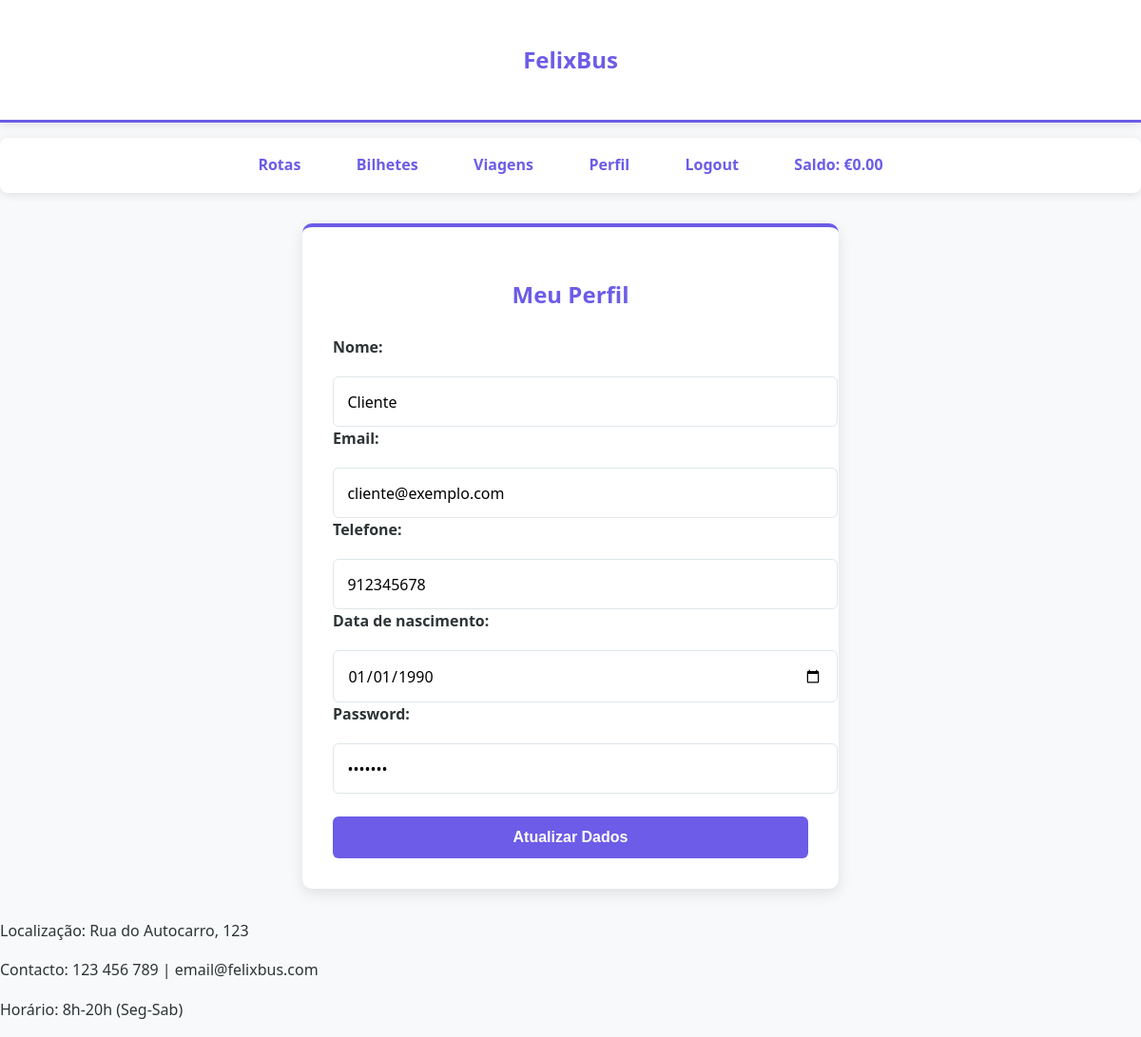
Screenshot of /paginas/perfil.php (signed in) with the database file from the repository.
### tables this page shows
CREATE TABLE utilizador (
	id_utilizador INT AUTO_INCREMENT PRIMARY KEY,
	nome VARCHAR(100) NOT NULL,
	data_nascimento DATE,
	email VARCHAR(100) UNIQUE NOT NULL,
	password VARCHAR(255) NOT NULL,
	telefone VARCHAR(20),
	tipo_utilizador ENUM('cliente', 'funcionario', 'administrador') NOT NULL,
	estado ENUM ('ativo', 'inativo', 'pendente') DEFAULT 'pendente' NOT NULL,
	data_registo DATETIME DEFAULT CURRENT_TIMESTAMP,
	ultima_atualiazacao DATETIME DEFAULT CURRENT_TIMESTAMP ON UPDATE CURRENT_TIMESTAMP
);

### paginas/config.php (called while the page is built, shortened)
<?php
$db_host = 'localhost';
$db_user = 'root';
$db_pass = '';
$db_name = 'felixbus_db';
$conn = new mysqli($db_host, $db_user, $db_pass, $db_name);
$isLoggedIn = isset($_SESSION['user_id']);
$saldo=0.00;
$user_type = null;
if ($isLoggedIn) {
	$user_id = $_SESSION['user_id'];
	$user_type = $_SESSION['user_type'] ?? null;
	$saldo_query = "SELECT saldo FROM carteira WHERE id_utilizador = $user_id";
	$result = $conn->query($saldo_query);
	if($result && $result->num_rows > 0){
		$saldo = $result->fetch_assoc()['saldo'];
	}
}
function conceberMenuItems($isLoggedIn, $user_type, $saldo){
	$items = [
        'rotas' => ['text' => 'Rotas', 'link' => 'rotas.php'],
        'bilhetes' => ['text' => 'Bilhetes', 'link' => 'bilhetes.php'],
        'viagens' => ['text' => 'Viagens', 'link' => 'viagens.php']
    ];
    if (!$isLoggedIn) {
        $items['login'] = ['text' => 'Login', 'link' => 'login.php'];
        $items['registo'] = ['text' => 'Registar', 'link' => 'registo.php'];
    } else {
        $items['perfil'] = ['text' => 'Perfil', 'link' => 'perfil.php'];
        $items['logout'] = ['text' => 'Logout', 'link' => 'logout.php'];
        if($user_type == 'cliente' || $user_type == 'funcionario' || $user_type == 'administrador') {
            $items['saldo'] = [
                'text' => 'Saldo: €' . number_format($saldo, 2),
                'link' => 'carteira.php',
                'class' => 'saldo-menu'
            ];
        }
    }
    return $items;
}
$menuItems = conceberMenuItems($isLoggedIn, $user_type, $saldo);
?>

### paginas/perfil.php (the view, shortened to what this page needs)
<?php
require_once 'config.php';
$query = "SELECT * FROM utilizador WHERE id_utilizador = $user_id";
$result = $conn->query($query);
$user = $result->fetch_assoc();
?>
<!DOCTYPE html>
<html>
	<head>
		<link rel="stylesheet" href="style.css" />
	</head>
	<body>
		<div class="cabecalho">
			<h2><a href="index.php">FelixBus</a></h2>
		</div>
		<div class="menu">
			<ul>
				<?php foreach($menuItems as $item): ?>
					<?php if($item['text'] == 'Saldo' && $isLoggedIn): ?>
						<li class="saldo-menu">
							<a href="carteira.php">
								Saldo: €<?php echo number_format($saldo, 2); ?>
							</a>
						</li>
					<?php else: ?>
						<li><a href="<?php echo $item['link']; ?>"><?php echo $item['text']; ?></a></li>
					<?php endif; ?>
				<?php endforeach; ?>
			</ul>
		</div>
		<div class='formulario'>
			<h2>Meu Perfil</h2>
			<form method="POST" action="perfil.php">
				<div>
					<label for="nome">Nome:</label>
					<input type="text" id="nome" name="nome" value="<?php echo htmlspecialchars($user['nome']); ?>" required>
				</div>
				<div>
					<label for="email">Email:</label>
					<input type="email" id="email" name="email" value="<?php echo htmlspecialchars($user['email']); ?>" required>
				</div>
				<div>
					<label for="telefone">Telefone:</label>
					<input type="text" id="telefone" name="telefone" value="<?php echo htmlspecialchars($user['telefone']); ?>">
				</div>
				<div>
					<label for="data_nascimento">Data de nascimento:</label>
					<input type="date" id="data_nascimento" name="data_nascimento" value="<?php echo htmlspecialchars($user['data_nascimento']); ?>">
				</div>
				<div>
					<label>Password:</label>
					<input type="password" id="password" name="password" value="<?php echo htmlspecialchars($user['password']); ?>" required>
				</div>
				<button type="submit">Atualizar Dados</button>
			</form>
		</div>
		<footer>
			<p>Localização: Rua do Autocarro, 123</p>
			<p>Contacto: 123 456 789 | email@felixbus.com</p>
			<p>Horário: 8h-20h (Seg-Sab)</p>
		</footer>
	</body>
</html>

### paginas/style.css (style rules this page uses)
:root { --cor-fundo: #f8f9fa; --cor-branco: #ffffff; --cor-texto: #2d3436; --cor-texto-secundario: #636e72; --cor-primaria: #6c5ce7; --cor-secundaria: #00cec9; --cor-terciaria: #fd79a8; --cor-destaque: #fdcb6e; --cor-sucesso: #00b894; --cor-alerta: #e17055; --cor-info: #0984e3; }
body { font-family: 'Segoe UI', Tahoma, Geneva, Verdana, sans-serif; background-color: var(--cor-fundo); color: var(--cor-texto); line-height: 1.6; margin: 0; padding: 0; }
.cabecalho { background-color: var(--cor-branco); color: var(--cor-primaria); padding: 1.5rem; text-align: center; box-shadow: 0 2px 10px rgba(0, 0, 0, 0.1); border-bottom: 3px solid var(--cor-primaria); }
.cabecalho a { text-decoration: none; color: inherit; transition: all 0.3s ease; }
.cabecalho h2 a { color: var(--cor-primaria); font-weight: 700; }
.menu { background-color: var(--cor-branco); padding: 1rem; margin: 1rem auto; max-width: 1200px; border-radius: 8px; box-shadow: 0 2px 10px rgba(0, 0, 0, 0.1); }
.menu ul { list-style-type: none; padding: 0; margin: 0; display: flex; justify-content: center; flex-wrap: wrap; gap: 1rem; }
.menu ul li a { text-decoration: none; color: var(--cor-primaria); font-weight: 600; padding: 0.5rem 1.2rem; border-radius: 20px; transition: all 0.3s ease; border: 2px solid transparent; }
.formulario { background-color: var(--cor-branco); border-radius: 10px; padding: 2rem; margin: 2rem auto; max-width: 500px; box-shadow: 0 5px 15px rgba(0, 0, 0, 0.1); border-top: 4px solid var(--cor-primaria); }
.formulario h2 { color: var(--cor-primaria); text-align: center; margin-bottom: 1.5rem; }
.formulario label { display: block; margin-bottom: 0.8rem; color: var(--cor-texto); font-weight: 600; }
.formulario input:not([type="submit"]):not([type="button"]) { width: 100%; padding: 0.9rem; border: 1px solid #dfe6e9; border-radius: 6px; transition: all 0.3s ease; font-family: inherit; font-size: 1rem; margin-top: 0.3rem; // Margem superior nos inputs }
.formulario button[type="submit"], .formulario .btn-submit { width: 100%; padding: 0.8rem; background-color: var(--cor-primaria); color: white; border: none; border-radius: 6px; font-weight: 600; cursor: pointer; transition: all 0.3s ease; margin-top: 1.5rem; font-size: 1rem; }
button[type="submit"], .btn-comprar { background-color: var(--cor-secundaria); color: white; padding: 0.8rem 1.5rem; border: none; border-radius: 6px; font-weight: 600; cursor: pointer; transition: all 0.3s ease; }

### rows the page displays
utilizador: nome "Cliente", email "cliente@exemplo.com", telefone "912345678", data_nascimento "01/01/1990"

### other values shown
$item['text'] "Rotas"
$item['text'] "Bilhetes"
$item['text'] "Viagens"
$item['text'] "Perfil"
$item['text'] "Logout"
$item['text'] "Saldo: €0.00"
